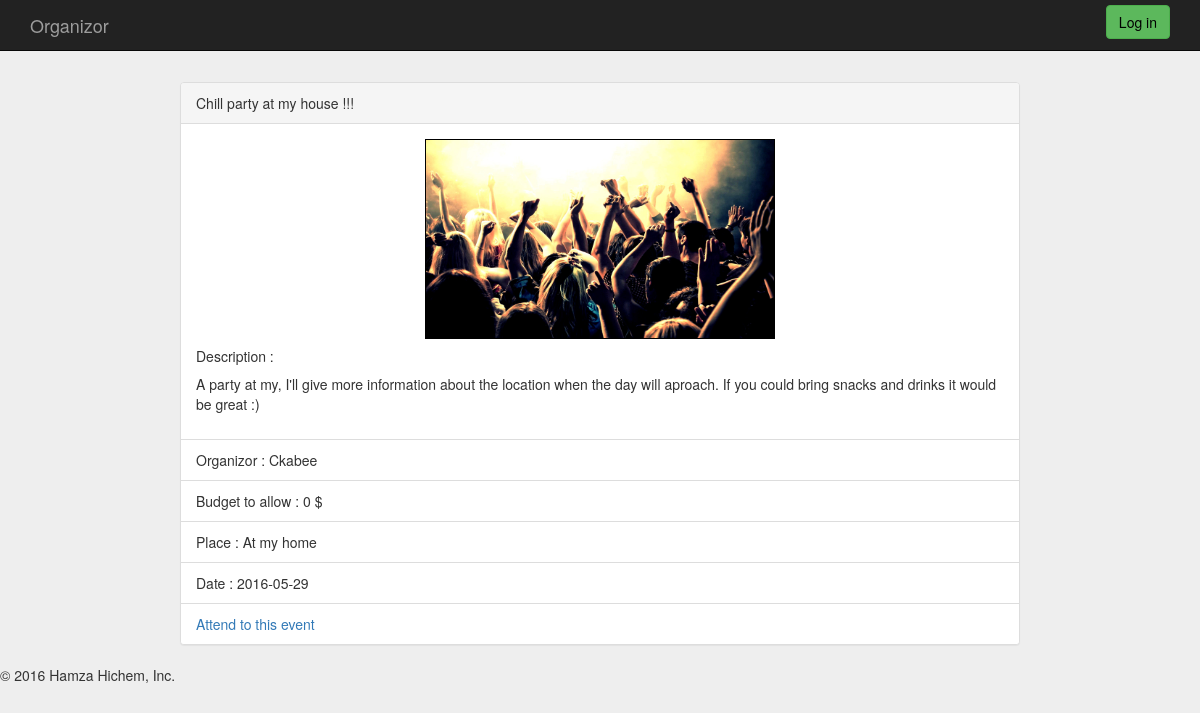
/website/www/html/event.php?eventID=10, run on the app's committed database.
### tables this page shows
CREATE TABLE `EVENT` (
  `ID` int(11) NOT NULL,
  `NAME` varchar(200) NOT NULL,
  `BUDGET` int(11) NOT NULL,
  `PLACE` varchar(200) NOT NULL,
  `DATE` date NOT NULL,
  `DESCRIPTION` varchar(500) NOT NULL,
  `TYPE` varchar(200) NOT NULL
);

CREATE TABLE `USER` (
  `ID` int(11) NOT NULL,
  `SURNAME` varchar(40) NOT NULL,
  `NAME` varchar(40) NOT NULL,
  `NICKNAME` varchar(40) NOT NULL,
  `BIRTHDAY` date NOT NULL,
  `EMAIL` varchar(70) NOT NULL,
  `PASSWORD` int(11) NOT NULL,
  `IMG_FILE` varchar(120) NOT NULL
);

### website/www/php/DBConnec.php (called while the page is built)
<?php
class DBConnec {
    private static $inst = null;
    private $pdo;
    private function __construct() {
        try
        {
            $dsn = 'mysql:host=localhost;dbname=db_organizer';
            $this->pdo = new PDO($dsn, 'root', 'headshot2');
            $this->pdo->exec('SET CHARACTER SET utf8');
            $this->pdo->setAttribute(PDO::ATTR_ERRMODE, PDO::ERRMODE_EXCEPTION);
        }
        catch(PDOException $e)
        {
            die('Erreur : ' . $e->getMessage());
        }
    }
    public function getPdo() {
        return $this->pdo;
    }
    public static function getConnec() {
        if(is_null(self::$inst)) {
            self::$inst = new DBConnec();
        }
        return self::$inst;
    }
}

### website/www/html/event.php (the view, shortened to what this page needs)
<?php
	if(!isset($_GET['eventID']))
		echo "error";
	else {
		require_once("../php/useful_lib.php");
		require_once("../php/DBConnec.php");
		function ifAttend($idEvent, $idUser) {
			$sql = 'SELECT * FROM PARTICIPANTS WHERE ID_EVENT = :idevent AND ID_USER = :iduser';
			$stmt = DBConnec::getConnec()->getPdo()->prepare($sql);
			$stmt->bindValue('idevent', $idUser, PDO::PARAM_STR);
            $stmt->bindValue('iduser', $idEvent, PDO::PARAM_STR);
			try
			{
				$stmt->execute();
				if ($stmt->rowCount() == 0)
                    return false;
                else
                    return true;
			}
			catch (PDOException $e)
			{
				echo 'Error : ', $e->getMessage(), PHP_EOL;
				echo 'Query : ', $sql, PHP_EOL;
				exit();
			}
		}
		function getUserById($idUser) {
			$sql = 'SELECT NICKNAME as nickname FROM USER WHERE ID = :id';
			$stmt = DBConnec::getConnec()->getPdo()->prepare($sql);
			$stmt->bindValue('id', $idUser, PDO::PARAM_STR);
			try
			{
				$stmt->execute();
				$stmt->rowCount() or die('No results' . PHP_EOL);
				$stmt->setFetchMode(PDO::FETCH_OBJ);
				if ($result = $stmt->fetch())
					return $result;
			}
			catch (PDOException $e)
			{
				echo 'Error : ', $e->getMessage(), PHP_EOL;
				echo 'Query : ', $sql, PHP_EOL;
				exit();
			}
    	}
		function getCreator($idEvent) {
			$sql = 'SELECT id_USER as id FROM EVENT_USER_ASSOC WHERE ID_EVENT = :id';
			$stmt = DBConnec::getConnec()->getPdo()->prepare($sql);
			$stmt->bindValue('id', $idEvent, PDO::PARAM_STR);
			try
			{
				$stmt->execute();
				$stmt->rowCount() or die('No results' . PHP_EOL);
				$stmt->setFetchMode(PDO::FETCH_OBJ);
				if ($result = $stmt->fetch())
					return $result;
			}
			catch (PDOException $e)
			{
				echo 'Erreur : ', $e->getMessage(), PHP_EOL;
				echo 'Requête : ', $sql, PHP_EOL;
				exit();
			}
		}
		$pdo = DBConnec::getConnec()->getPdo();
		$sql = 'SELECT * FROM EVENT WHERE ID = :id';
		$stmt = $pdo->prepare($sql);
		$stmt->bindValue('id', $_GET['eventID'], PDO::PARAM_STR);
		try
		{
		    $stmt->execute();
		    $stmt->rowCount() or die('Pas de résultat' . PHP_EOL);
		    $stmt->setFetchMode(PDO::FETCH_OBJ);
			$result = $stmt->fetch();
		}
		catch (PDOException $e)
		{
		    echo 'Erreur : ', $e->getMessage(), PHP_EOL;
		    echo 'Requête : ', $sql, PHP_EOL;
		    exit();
		}
?>
<article id="event">
	<div class="panel panel-default">
	  <div class="panel-heading"><?php echo $result->NAME; ?></div>
	  <div class="panel-body">
		<p>
			<img style="height: 200px; width:350px; margin-right: auto; margin-left: auto" class="media-object" src="<?php echo 'img/' . getImageType($result->TYPE); ?>" alt="<?php echo getImageType($result->TYPE); ?>">
			<h5>Description :</h5>
			<?php echo $result->DESCRIPTION ?>
		</p>
	  </div>
	  <ul class="list-group">
		<li class="list-group-item">Organizor :
<?php
			$id = $result->ID;
			$userID = getCreator($id);
			$userNickname = getUserById($userID->id);
			echo $userNickname->nickname;
?>
		</li>
		<li class="list-group-item">Budget to allow : <?php echo $result->BUDGET . ' '; ?>$</li>
		<li class="list-group-item">Place : <?php echo $result->PLACE; ?> </li>
		<li class="list-group-item">Date : <?php echo $result->DATE; ?></li>
<?php
	if ($userID->id != $_SESSION['sid']) {
        if(!ifAttend($_SESSION['sid'], $_GET['eventID'])) {
?>
		<li class="list-group-item">
			<a href="phpProcess/attendProcess.php?eventID=<?php echo $_GET['eventID']; ?>">Attend to this event</a>
		</li>
<?php
        }
        else {
?>
        <li class="list-group-item">
			<a href="">Leave this event</a>
		</li>
<?php
        }
	}
?>
	  </ul>
	</div>
</article>
<?php
	}
?>

### website/www/html/style.css (style rules this page uses)
body { padding-top: 50px; }
img { border : 1px solid black; }
#event { width: 70%; margin-left: auto; margin-right: auto; margin-top: 3em; }
body { padding-top: 40px; padding-bottom: 40px; background-color: #eee; }

### data on the page
event: NAME "Chill party at my house !!!", DESCRIPTION "A party at my, I'll give more information about the location when the day will aproach. If you could bring snacks and drinks it would be great :)", BUDGET "0", PLACE "At my home", DATE "2016-05-29"
user: NICKNAME "Ckabee"
